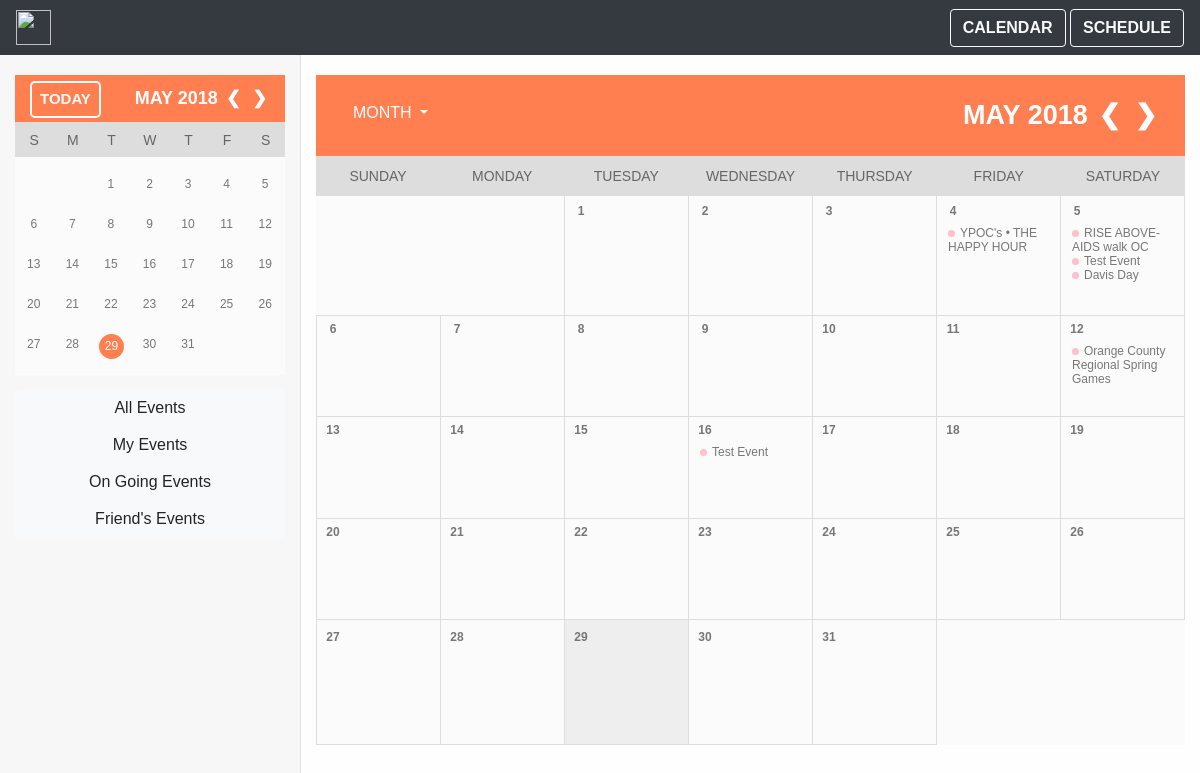
The app's page /calendarpage/, older data.
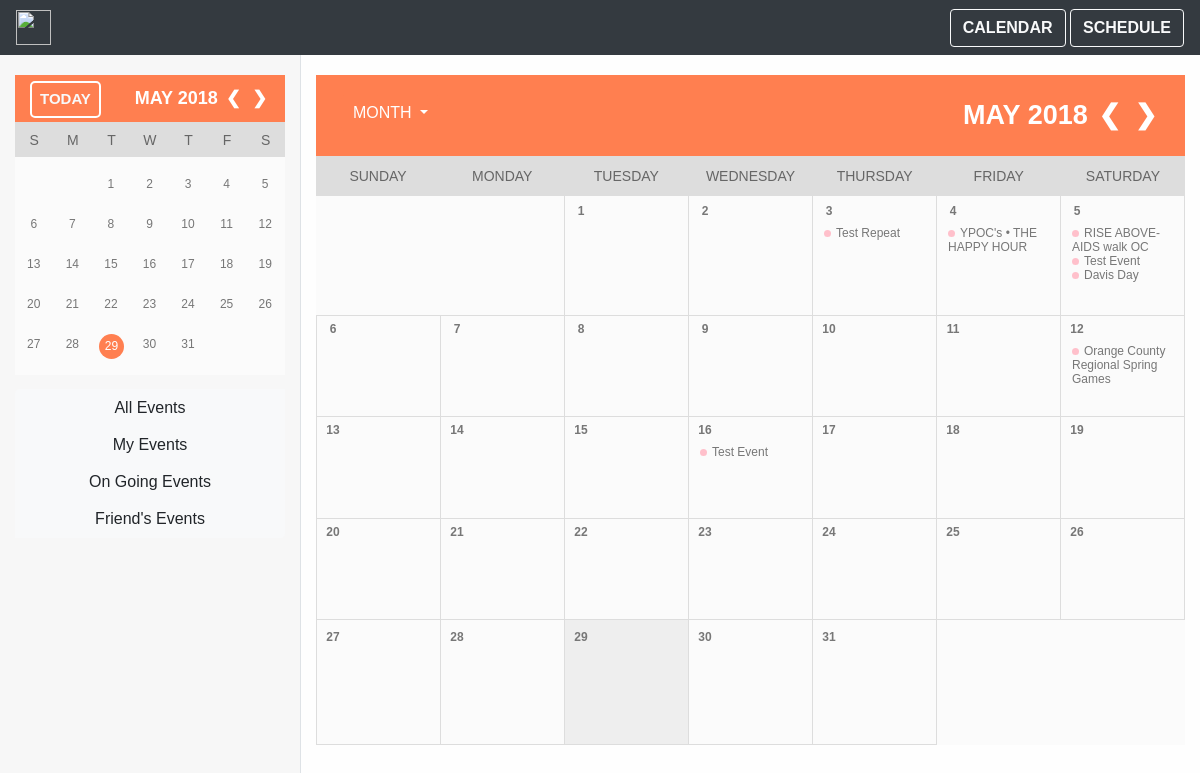
The same page, newer data.
### mainPage/models.py (models this page shows, shortened)
class Event(models.Model):
    name = models.CharField(max_length = 250)
    date_time = models.DateTimeField(default=datetime.datetime.now(), blank=True)
    end_date = models.DateTimeField(default=datetime.datetime.now(), blank=True)
    day_name = models.IntegerField(default = datetime.datetime.now().weekday())
    duration =models.IntegerField(default=0)
    event_description = models.CharField(default = '' ,max_length = 750)
    address = models.CharField(default = '' ,max_length = 750)
    picture_url = models.CharField(default = '' ,max_length = 3000)
    event_url = models.CharField(default = '' ,max_length = 3000)
    repeat = models.CharField(max_length = 128, choices = REPEAT_CHOICES, default='None')
    day_repeat = MultiSelectField(choices = DAY_CHOICES, default = 'None')

### mainPage/views.py (the view, shortened to what this page needs)
# urls.py: path('calendarpage/',views.calendarPage , name = 'calendar'), #calendarpage/, the current month's view of the calendar page
def calendarPage(request, filter = 'all'):
    if filter == 'all':
        events = Event.objects.all()
    elif filter == 'myevents':
        try:
            events = request.user.profile.events.all()
        except:
            events = []
    today_date = datetime.datetime.today()
    cal_var = get_calendar_variables(c_month = today_date.month, c_year = today_date.year) #retrieves all the variables for the current calendar month/year
    data = {'n_view': 'month', 'n_year': today_date.year, 'n_month': today_date.month, 'n_day': today_date.day,'n_filter':filter} #makes a dictionary of the current day's month/day/year, needed to view the next month/week/year
    events = events.filter(date_time__month = cal_var["cur_month"])
    insert_dict = {'events': sorted(events,key = lambda x: x.date_time)} #creates a dictionary with the events in the current month
    insert_dict.update(cal_var) #adds the calendar variables into the dictionary that will passed onto html
    insert_dict.update(data) #adds needed data into the dictionary that will passed onto html
    return render(request,'mainPage/calendarPage.html',insert_dict) #creates the calendar view using the insert dict

### mainPage/templates/mainPage/calendarPage.html (shortened to what this page needs)
{% extends 'base.html' %}
{% block head %}
    {% load static %}
    <link rel='stylesheet' href = "{% static 'mainPage/calendarPage.css' %}">
{% endblock %}
{% block right %}
<div class="month">
    <div class="dropdown">
    <button class="btn btn-secondary dropdown-toggle float-left" style="background-color: coral; border: coral; color: white;" type="button" id="dropdownMenuButton" data-toggle="dropdown" aria-haspopup="true" aria-expanded="false">
        MONTH
    </button>
    </div>
    {{cur_name_of_month}} {{cur_year}}
    <span class="prev"><a href="#">&#10094;</a></span>
    <span class="next"><a href="#">&#10095;</a></span>
</div>
<div class="week">
    <table>
        <tr>
            <td class="weekday">
                Sunday
            </td>
            <td class="weekday">
                Monday
            </td>
            <td class="weekday">
                Tuesday
            </td>
            <td class="weekday">
                Wednesday
            </td>
            <td class="weekday">
                Thursday
            </td>
            <td class="weekday">
                Friday
            </td>
            <td class="weekday">
                Saturday
            </td>
        </tr>
    </table>
</div>
<div class="calendar">
    <table>
        <tr>
            {%for i in first_day%}
            <td class="empty">
            </td>
            {% endfor %}
            {% for i in cur_num_days %}
            {% if today_day == forloop.counter and cur_month == today_month and cur_year == today_year %}
                <td class="today">
            {% else %}
                <td class="date">
            {% endif %}
                <div class="day">{{forloop.counter}}</div>
                <div class="events">
                    {% for event in events %}
                        {% if event.date_time.day == forloop.parentloop.counter and event.date_time.month == cur_month and event.date_time.year == cur_year %}
                        <div><span class="dot" style="background-color: pink"></span>{{event.name}}</div>
                        {% endif %}
                    {% endfor %}
                </div>
            </td>
                {% if forloop.counter|add:num_day|divisibleby:7%}
                    </tr><tr>
                {%endif%}
            {%endfor%}
        </tr>
    </table>
</div>
{% endblock %}

Row changes from the older to the newer data that the page shows:
added Event: name "Test Repeat"
